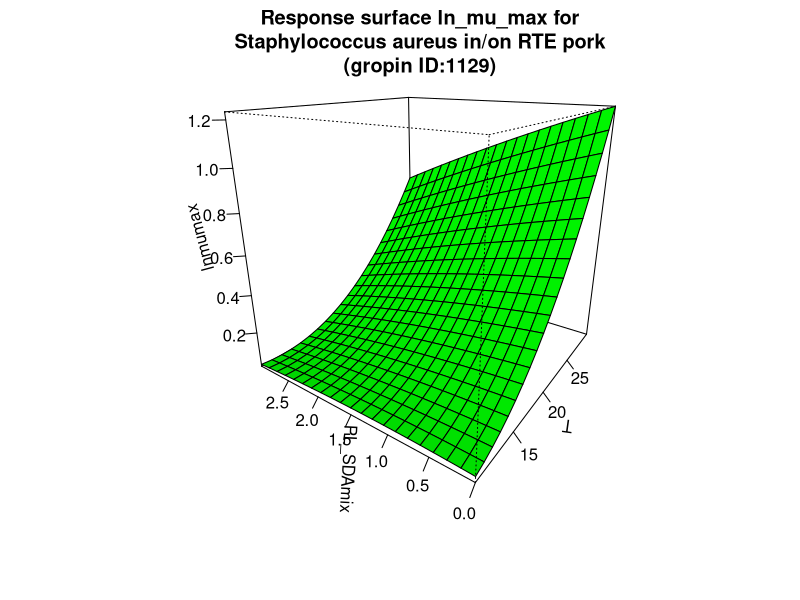

This figure's R source:
#############################
# start of Parameter script
#############################
T <- seq(10.01,29.97002997003,length.out=21)
PL_SDAmix <- seq(0,2.997002997003,length.out=21)
#############################
# end of Parameter script
#############################
############################# 
# start of Model script Gropin ID 1129 
#############################
 
# constant coefficients for this model
 
variables <- data.frame(T,PL_SDAmix)
argumentsPar <- unique.data.frame(expand.grid(variables))
 
# heart of the model
response_surface <- function(T,PL_SDAmix) {
   mumax <-0.1312-0.0322*T+0.0972*PL_SDAmix-0.0080*T*PL_SDAmix+0.0023*(T^2)-0.0076*(PL_SDAmix^2)

	return(mumax=mumax)
} 

# output parameters
responseSurface <- cbind(argumentsPar,response_surface(argumentsPar['T'],argumentsPar['PL_SDAmix']))
colnames(responseSurface) <- c(colnames(argumentsPar),'lnmumax')
#############################
# End of Model script
#############################
############################# 
# start of Visualisation script Gropin ID 1129 
#############################
titleText <-'Response surface ln_mu_max for
Staphylococcus aureus in/on RTE pork
(gropin ID:1129)'
persp(T,PL_SDAmix,matrix(unlist(responseSurface$'lnmumax'),nrow=21),col = 'green',xlab='T',ylab='PL_SDAmix',zlab='lnmumax',main=titleText,theta=305,phi=20,shade=0.25,ticktype = 'detailed')
#############################
# End of Visualisation script
#############################
